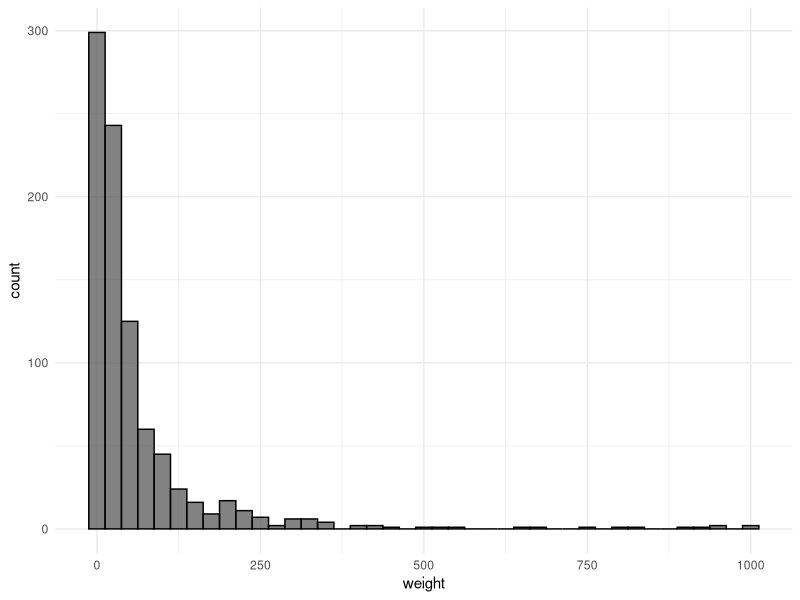
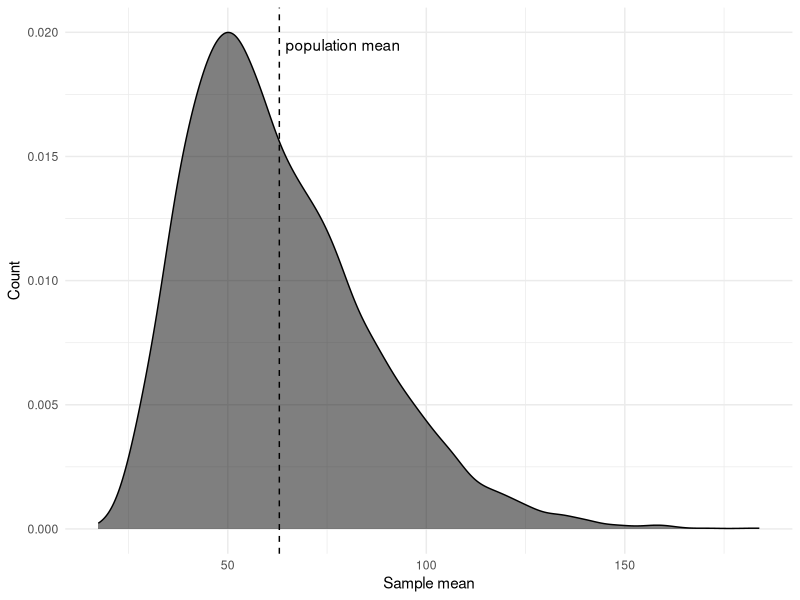
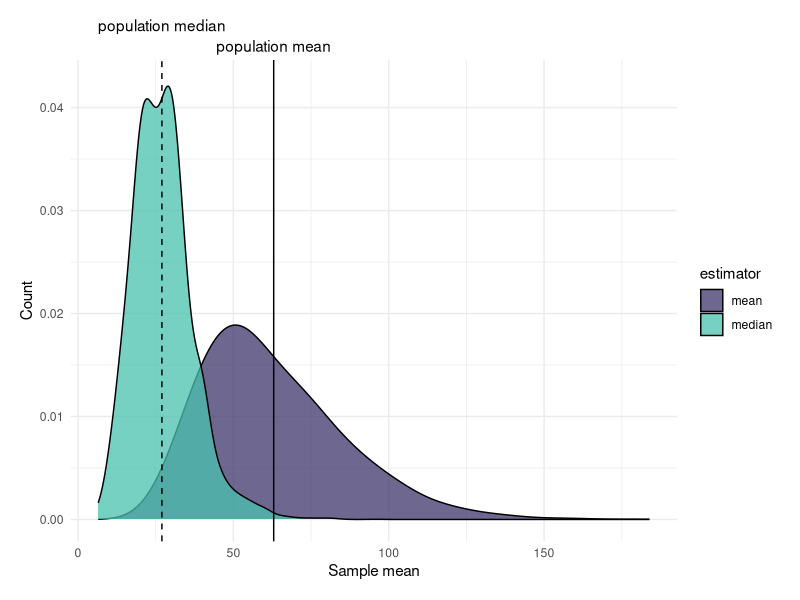

R code for these plots, in order:
## ---- chunk 1
#| label: setup
#| message: false

# Load packages
library(tidyverse)
library(viridis)
library(ggrepel)
library(here)

# Load a custom function to calculate the mode
mode <- function(x) {
  ux <- unique(x)
  ux[which.max(tabulate(match(x, ux)))]
}

# Read in Pokémon data
pokemon <- read_csv(here("data", "pokemon.csv"))

# Create a subset with only the first 25 Pokémon
pokemon25 <- filter(pokemon, pokedex <= 25)
pokemon25_50 <- filter(pokemon, pokedex > 25 & pokedex <= 50)

# Create a vector with only the weights
weights <- pull(pokemon, weight)

# Set seed
set.seed(42)

# Set options
options(
  knitr.kable.NA = "-", 
  digits = 2
)

theme_set(theme_minimal())
## ---- chunk 2
#| label: fig-pokemon-weights
#| fig-cap: Weights of 893 Pokémon
ggplot(pokemon, aes(x = weight)) +
  geom_histogram(color = "black", alpha = .75, binwidth = 25)
## ---- chunk 3
#| label: samples
samples <- crossing(
    estimator = c("mean", "median"),
    n = c(10, 25, 100),
    i = 1:10000
  ) %>%
  rowwise() %>%
  mutate(
    estimate = if_else(
      condition = estimator == "mean", 
      true = mean(sample(weights, n), na.rm = TRUE),
      false = median(sample(weights, n), na.rm = TRUE)
    )
  )
## ---- chunk 4
#| label: fig-pokemon25-mean-weights
#| fig-cap: Distribution of 10,000 means based on 25 Pokémon each
means25 <- filter(samples, estimator == "mean" & n == 25)

ggplot(means25, aes(x = estimate)) +
  geom_density(alpha = .5, fill = "black") +
  geom_vline(xintercept = mean(weights), linetype = "dashed") +
  annotate("text", x = 79, y = 0.0195, label = "population mean") +
  labs(x = "Sample mean", y = "Count")
## ---- chunk 5
estimators25 <- filter(samples, n == 25)

ggplot(estimators25, aes(x = estimate, fill = estimator)) +
  geom_density(alpha = .75, adjust = 2) +
  geom_vline(xintercept = mean(weights), linetype = "solid") +
  geom_vline(xintercept = median(weights), linetype = "dashed") +
  annotate(
    geom = "text", 
    x = mean(weights), 
    y = 0.046, 
    label = "population mean"
  ) +
  annotate(
    geom = "text", 
    x = median(weights), 
    y = 0.048, 
    label = "population median",
  ) +
  labs(x = "Sample mean", y = "Count") +
  scale_fill_viridis(option = "mako", discrete = TRUE, begin = .25, end = .75) +
  coord_cartesian(ylim = c(0, 0.0425), clip = "off") +
  theme(
    plot.margin = unit(c(3, 1, 1, 1), "lines")
  )
